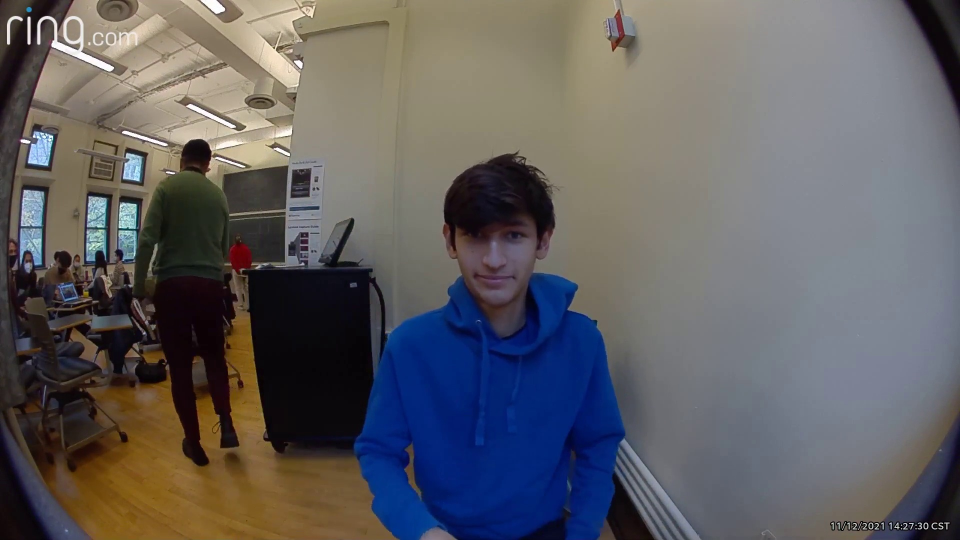
#> input picture final_project/misc_ring/content.jpg, 1920 x 1080 px (shown at 1/2 size)
$ python spy_ring.py content.jpg   (older library calls are emulated)
#> lines starting #> are read from the running program, lines starting #| are printed output that depends on the picture
import os
import cv2
import numpy as np
import sys

def ResizeWithAspectRatio(image, width=None, height=None, inter=cv2.INTER_AREA):
    dim = None
    (h, w) = image.shape[:2]

    if width is None and height is None:
        return image
    if width is None:
        r = height / float(h)
        dim = (int(w * r), height)
    else:
        r = width / float(w)
        dim = (width, int(h * r))

    return cv2.resize(image, dim, interpolation=inter)

# Get user supplied values
imagePath = "content.jpg" #sys.argv[1]
cascPath = "haarcascade_frontalface_default.xml"

faceCascade = cv2.CascadeClassifier(cascPath)
image = cv2.imread(imagePath)
#> image is the input picture: shape (1080, 1920, 3); mean B, G, R 97.2, 95.1, 97
gray = cv2.cvtColor(image, cv2.COLOR_BGR2GRAY)
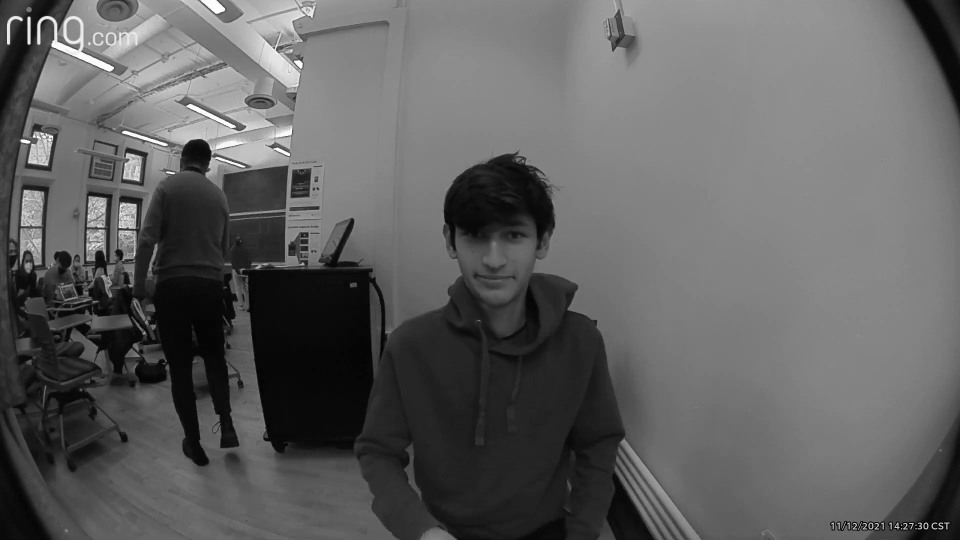
#> gray: shape (1080, 1920) (shown at 1/2 size); min 0, max 255, mean 95.9
faces = faceCascade.detectMultiScale(
    gray,
    scaleFactor=1.1,
    minNeighbors=5,
    minSize=(30, 30)
    #flags = cv2.CV_HAAR_SCALE_IMAGE
)
#> faces = [[160, 437, 60, 60], [885, 407, 202, 202]]

for (x, y, w, h) in faces:
    #cv2.rectangle(image, (x-int(w*0.5), y-int(h*0.5)), (x+int(w*1.5), y+int(h*1.5)), (0, 255, 0), 2)
    x1 = x-int(w*0.5)
    x2 = x+int(w*1.5)
    y1 = y-int(h*0.6)
    y2 = y+int(h*1.4)
    crop_img = image[y1:y2, x1:x2]
    break
#> this loop made 1 pass
#> (x, y, w, h, x1, x2, y1, y2) on pass 1: (160, 437, 60, 60, 130, 250, 401, 521)
#> pass 1, `crop_img = image[y1:y2, x1:x2]`:
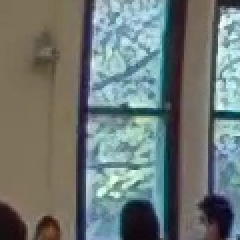
#> crop_img: shape (120, 120, 3) (shown 2 times larger); mean B, G, R 116.6, 119.1, 109.8

resize = ResizeWithAspectRatio(crop_img, height=1600)

cv2.namedWindow("window", cv2.WND_PROP_FULLSCREEN)
cv2.setWindowProperty("window",cv2.WND_PROP_FULLSCREEN,cv2.WINDOW_FULLSCREEN)
cv2.imshow("window", resize)
cv2.waitKey(0)

#command = "python3 strotss.py scene_me.jpg RKlimt.jpg --weight 0.5 --output main_portrait.png --device {}".format('cuda:0')
#os.system(command)
